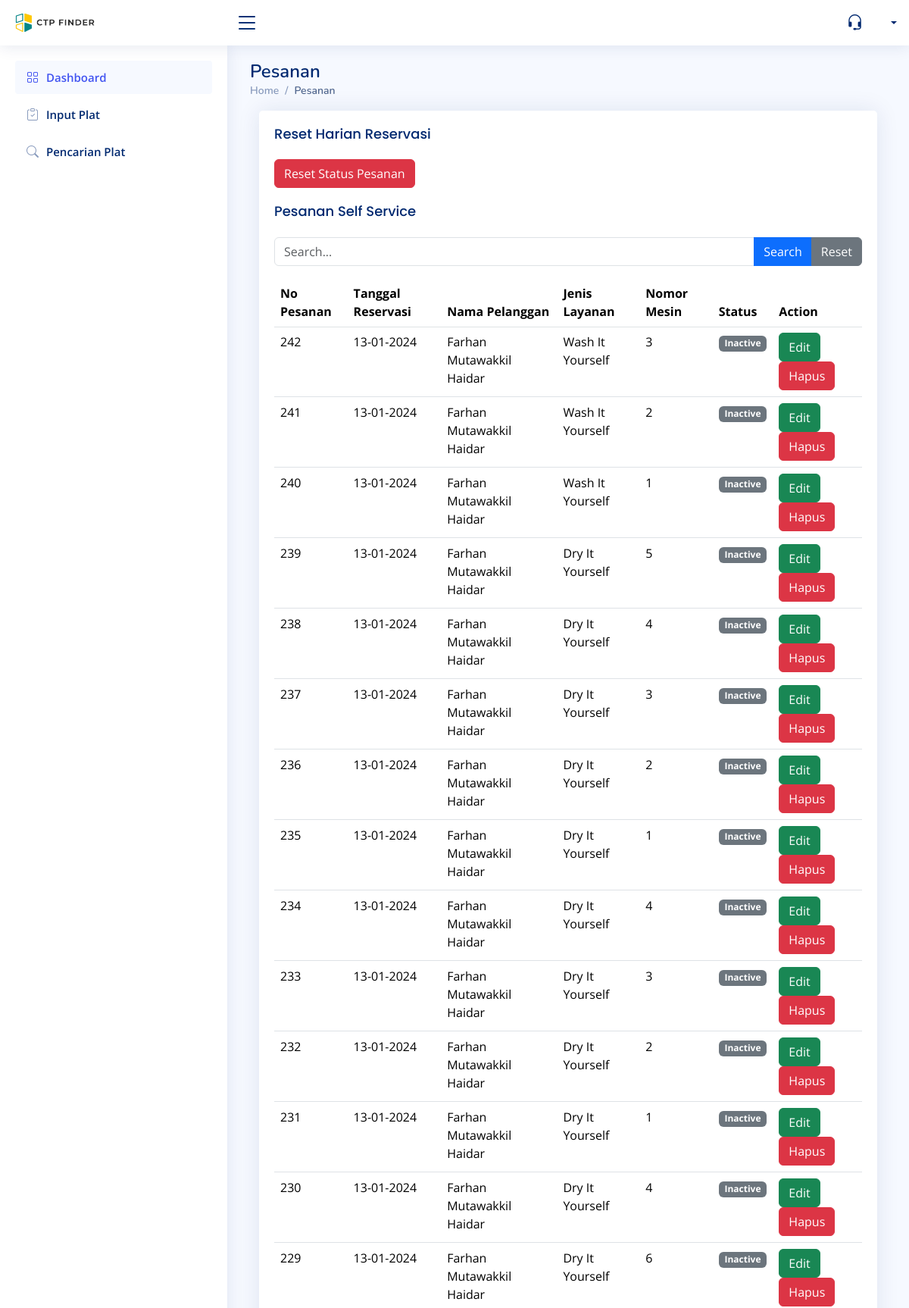
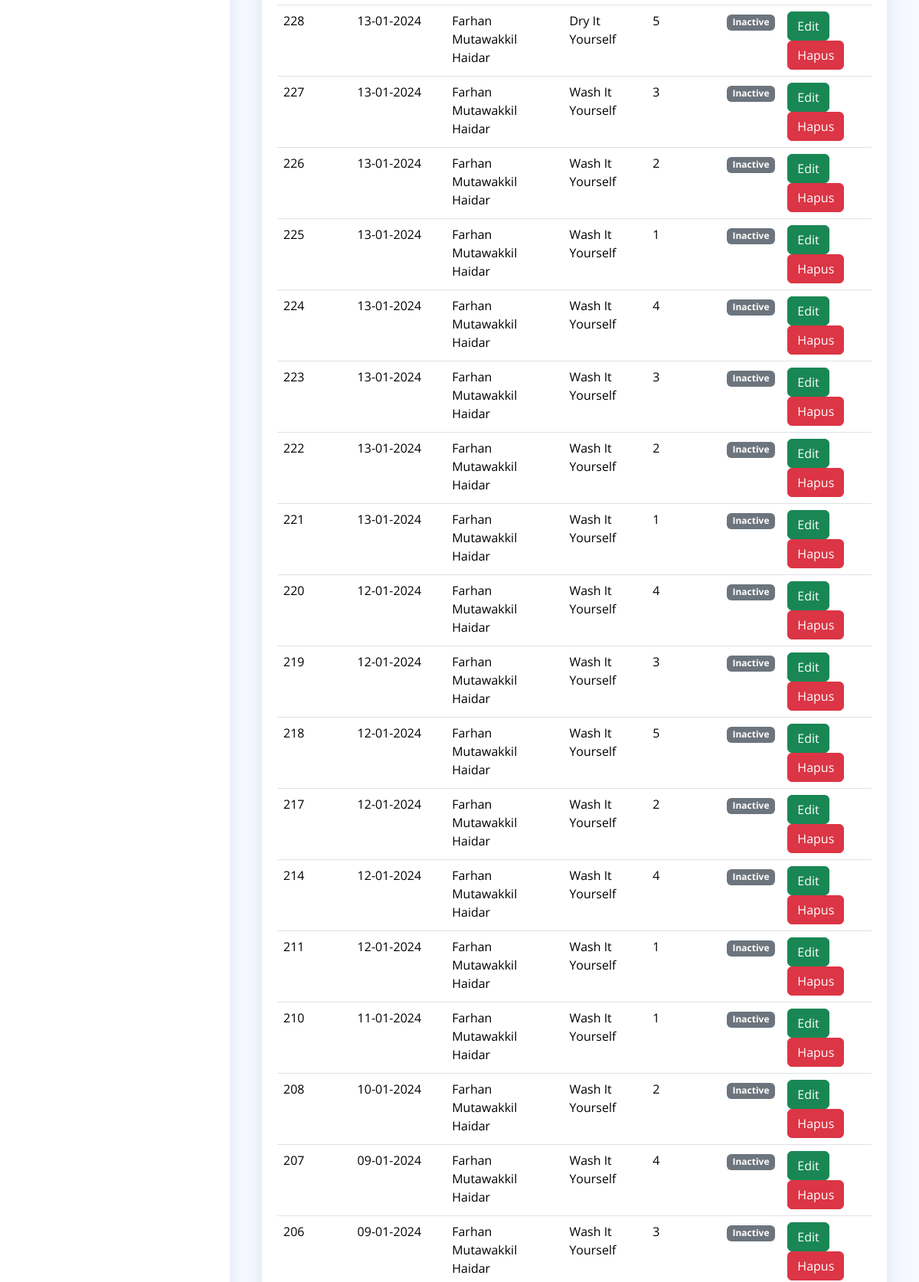
/dashboard-admin/pages/content/pesanan/pesanan-ss.php (upper part), run on the app's committed database (2 pictures, top to bottom).
### tables this page shows
CREATE TABLE `tbl_reservasi_ss` (
  `id_tbl_r` int(11) NOT NULL,
  `jam` varchar(10) NOT NULL,
  `id_user` int(11) NOT NULL,
  `jenis_layanan` enum('Wash It Yourself','Dry It Yourself') NOT NULL,
  `nomor_antrian` int(4) NOT NULL,
  `tanggal_pesanan` datetime NOT NULL DEFAULT current_timestamp(),
  `status_pesanan` enum('Active','Inactive') NOT NULL
);

CREATE TABLE `tbl_users` (
  `id_user` int(11) NOT NULL,
  `name` varchar(50) NOT NULL,
  `email` varchar(255) NOT NULL,
  `no_whatsapp` varchar(15) DEFAULT NULL,
  `role` enum('admin','user') NOT NULL DEFAULT 'user',
  `password` varchar(255) NOT NULL,
  `created_at` timestamp NOT NULL DEFAULT current_timestamp(),
  `update_at` timestamp NULL DEFAULT NULL,
  `alamat` varchar(150) DEFAULT NULL
);

### dashboard-admin/pages/content/pesanan/pesanan-ss.php (the view, shortened to what this page needs)
<?php
  include '../../../../config/db.php';
?>
<link rel="stylesheet" href="https://cdn.jsdelivr.net/npm/sweetalert2@11">
    <main id="main" class="main">
      <div class="pagetitle">
        <h1>Pesanan</h1>
        <nav>
          <ol class="breadcrumb">
            <li class="breadcrumb-item"><a href="../dashboard/Dashboard.php">Home</a></li>
            <li class="breadcrumb-item active">Pesanan</li>
          </ol>
        </nav>
      </div>
      <section class="section">
        <div class="container-fluid">
          <div class="row">
            <div class="col-lg-12">
              <div class="card">
                <div class="card-body">
                <h5 class="card-title">Reset Harian Reservasi</h5>
                <button class="btn btn-danger" id="resetButton">Reset Status Pesanan</button>
                <h5 class="card-title">Pesanan Self Service</h5>
                <div class="search-bar mb-3">
                    <form method="GET" action="">
                    <div class="input-group">
                        <input class="form-control" type="text" name="search" placeholder="Search...">
                        <button class="btn btn-primary" type="submit">Search</button>
                        <button class="btn btn-secondary" type="button" onclick="resetForm()">Reset</button>
                    </div>
                    </form>
                </div>
                  <table class="table datatable">
                    <thead>
                      <tr>
                        <th scope="col">No Pesanan</th>
                        <th scope="col">Tanggal Reservasi</th>
                        <th scope="col">Nama Pelanggan</th>
                        <th scope="col">Jenis Layanan</th>
                        <th scope="col">Nomor Mesin</th>
                        <th scope="col">Status</th>
                        <th scope="col">Action</th>
                      </tr>
                    </thead>
                    <tbody>
                      <tr>
                      <?php
                      if (isset($_GET['search'])) {
                        $search = mysqli_real_escape_string($db_connect, $_GET['search']);
                        $query = mysqli_query($db_connect, "SELECT tbl_reservasi_ss.*, tbl_users.*
                                                          FROM tbl_reservasi_ss
                                                          JOIN tbl_users ON tbl_reservasi_ss.id_user = tbl_users.id_user
                                                          WHERE tbl_reservasi_ss.id_tbl_r LIKE '%$search%'
                                                             OR tbl_reservasi_ss.tanggal_pesanan LIKE '%$search%'
                                                             OR tbl_users.name LIKE '%$search%'
                                                             OR tbl_reservasi_ss.jam LIKE '%$search%'
                                                             OR tbl_reservasi_ss.nomor_antrian LIKE '%$search%'
                                                             OR tbl_reservasi_ss.status_pesanan LIKE '%$search%'
                                                          ORDER BY tbl_reservasi_ss.id_tbl_r DESC
                                                        ");
                    } else {
                        $query = mysqli_query($db_connect, "SELECT tbl_reservasi_ss.*, tbl_users.*
                                                              FROM tbl_reservasi_ss
                                                              JOIN tbl_users ON tbl_reservasi_ss.id_user = tbl_users.id_user
                                                              ORDER BY id_tbl_r DESC
                                                        ");
                    }
                      while ($row = mysqli_fetch_assoc($query)) {
                          $tanggal_pesanan = date('d-m-Y', strtotime($row['tanggal_pesanan']));
                          echo '<tr>';
                          echo '<td>' . $row['id_tbl_r'] .  '</td>';
                          echo '<td>' . $tanggal_pesanan . '</td>';
                          echo '<td>' . $row['name'] . '</td>';
                          echo '<td>' . $row['jenis_layanan'] . '</td>';
                          echo '<td>' . $row['nomor_antrian'] . '</td>';
                          $status = $row['status_pesanan'];
                          switch ($status) {
                              case 'Inactive':
                                  echo '<td><span class="badge bg-secondary">' . $status . '</span></td>';
                                  break;
                          }
                          echo '<td>
                                  <a class="btn btn-success" href="edit-ss.php?id=' . $row["id_tbl_r"] . '">Edit</a>
                                  <button class="btn btn-danger" onclick="confirmDeleteSecond(' . $row["id_tbl_r"] . ')">Hapus</button>
                                </td>';
                          echo '</tr>';
                      }
                      ?>
                      </tr>
                    </tbody>
                  </table>
                </div>
              </div>
            </div>
          </div>
        </div>
      </section>
    </main>

### dashboard-admin/assets/css/style.css (style rules this page uses)
:root { scroll-behavior: smooth; }
body { font-family: "Open Sans", sans-serif; background: #f6f9ff; color: #444444; }
a { color: #4154f1; text-decoration: none; }
h1, h2, h3, h4, h5, h6 { font-family: "Nunito", sans-serif; }
#main { margin-top: 60px; padding: 20px 30px; transition: all 0.3s; }
.pagetitle { margin-bottom: 10px; }
.pagetitle h1 { font-size: 24px; margin-bottom: 0; font-weight: 600; color: #012970; }
.card { margin-bottom: 30px; border: none; border-radius: 5px; box-shadow: 0px 0 30px rgba(1, 41, 112, 0.1); }
.card-title { padding: 20px 0 15px 0; font-size: 18px; font-weight: 500; color: #012970; font-family: "Poppins", sans-serif; }
.card-body { padding: 0 20px 20px 20px; }
.breadcrumb { font-size: 14px; font-family: "Nunito", sans-serif; color: #899bbd; font-weight: 600; }
.breadcrumb a { color: #899bbd; transition: 0.3s; }
.breadcrumb .breadcrumb-item::before { color: #899bbd; }
.breadcrumb .active { color: #51678f; font-weight: 600; }
@media (min-width: 1200px) { #main, #footer { margin-left: 300px; } }

### data on the page
tbl_reservasi_ss: id_tbl_r "242", tanggal_pesanan "13-01-2024", id_user.name "Farhan Mutawakkil Haidar", jenis_layanan "Wash It Yourself", nomor_antrian "3", status_pesanan "Inactive"
tbl_reservasi_ss: id_tbl_r "241", tanggal_pesanan "13-01-2024", id_user.name "Farhan Mutawakkil Haidar", jenis_layanan "Wash It Yourself", nomor_antrian "2", status_pesanan "Inactive"
tbl_reservasi_ss: id_tbl_r "240", tanggal_pesanan "13-01-2024", id_user.name "Farhan Mutawakkil Haidar", jenis_layanan "Wash It Yourself", nomor_antrian "1", status_pesanan "Inactive"
tbl_reservasi_ss: id_tbl_r "239", tanggal_pesanan "13-01-2024", id_user.name "Farhan Mutawakkil Haidar", jenis_layanan "Dry It Yourself", nomor_antrian "5", status_pesanan "Inactive"
tbl_reservasi_ss: id_tbl_r "238", tanggal_pesanan "13-01-2024", id_user.name "Farhan Mutawakkil Haidar", jenis_layanan "Dry It Yourself", nomor_antrian "4", status_pesanan "Inactive"
tbl_reservasi_ss: id_tbl_r "237", tanggal_pesanan "13-01-2024", id_user.name "Farhan Mutawakkil Haidar", jenis_layanan "Dry It Yourself", nomor_antrian "3", status_pesanan "Inactive"
tbl_reservasi_ss: id_tbl_r "236", tanggal_pesanan "13-01-2024", id_user.name "Farhan Mutawakkil Haidar", jenis_layanan "Dry It Yourself", nomor_antrian "2", status_pesanan "Inactive"
tbl_reservasi_ss: id_tbl_r "235", tanggal_pesanan "13-01-2024", id_user.name "Farhan Mutawakkil Haidar", jenis_layanan "Dry It Yourself", nomor_antrian "1", status_pesanan "Inactive"
tbl_reservasi_ss: id_tbl_r "234", tanggal_pesanan "13-01-2024", id_user.name "Farhan Mutawakkil Haidar", jenis_layanan "Dry It Yourself", nomor_antrian "4", status_pesanan "Inactive"
tbl_reservasi_ss: id_tbl_r "233", tanggal_pesanan "13-01-2024", id_user.name "Farhan Mutawakkil Haidar", jenis_layanan "Dry It Yourself", nomor_antrian "3", status_pesanan "Inactive"
tbl_reservasi_ss: id_tbl_r "232", tanggal_pesanan "13-01-2024", id_user.name "Farhan Mutawakkil Haidar", jenis_layanan "Dry It Yourself", nomor_antrian "2", status_pesanan "Inactive"
tbl_reservasi_ss: id_tbl_r "231", tanggal_pesanan "13-01-2024", id_user.name "Farhan Mutawakkil Haidar", jenis_layanan "Dry It Yourself", nomor_antrian "1", status_pesanan "Inactive"
tbl_reservasi_ss: id_tbl_r "230", tanggal_pesanan "13-01-2024", id_user.name "Farhan Mutawakkil Haidar", jenis_layanan "Dry It Yourself", nomor_antrian "4", status_pesanan "Inactive"
tbl_reservasi_ss: id_tbl_r "229", tanggal_pesanan "13-01-2024", id_user.name "Farhan Mutawakkil Haidar", jenis_layanan "Dry It Yourself", nomor_antrian "6", status_pesanan "Inactive"
tbl_reservasi_ss: id_tbl_r "228", tanggal_pesanan "13-01-2024", id_user.name "Farhan Mutawakkil Haidar", jenis_layanan "Dry It Yourself", nomor_antrian "5", status_pesanan "Inactive"
tbl_reservasi_ss: id_tbl_r "227", tanggal_pesanan "13-01-2024", id_user.name "Farhan Mutawakkil Haidar", jenis_layanan "Wash It Yourself", nomor_antrian "3", status_pesanan "Inactive"
tbl_reservasi_ss: id_tbl_r "226", tanggal_pesanan "13-01-2024", id_user.name "Farhan Mutawakkil Haidar", jenis_layanan "Wash It Yourself", nomor_antrian "2", status_pesanan "Inactive"
tbl_reservasi_ss: id_tbl_r "225", tanggal_pesanan "13-01-2024", id_user.name "Farhan Mutawakkil Haidar", jenis_layanan "Wash It Yourself", nomor_antrian "1", status_pesanan "Inactive"
tbl_reservasi_ss: id_tbl_r "224", tanggal_pesanan "13-01-2024", id_user.name "Farhan Mutawakkil Haidar", jenis_layanan "Wash It Yourself", nomor_antrian "4", status_pesanan "Inactive"
tbl_reservasi_ss: id_tbl_r "223", tanggal_pesanan "13-01-2024", id_user.name "Farhan Mutawakkil Haidar", jenis_layanan "Wash It Yourself", nomor_antrian "3", status_pesanan "Inactive"
tbl_reservasi_ss: id_tbl_r "222", tanggal_pesanan "13-01-2024", id_user.name "Farhan Mutawakkil Haidar", jenis_layanan "Wash It Yourself", nomor_antrian "2", status_pesanan "Inactive"
tbl_reservasi_ss: id_tbl_r "221", tanggal_pesanan "13-01-2024", id_user.name "Farhan Mutawakkil Haidar", jenis_layanan "Wash It Yourself", nomor_antrian "1", status_pesanan "Inactive"
tbl_reservasi_ss: id_tbl_r "220", tanggal_pesanan "12-01-2024", id_user.name "Farhan Mutawakkil Haidar", jenis_layanan "Wash It Yourself", nomor_antrian "4", status_pesanan "Inactive"
tbl_reservasi_ss: id_tbl_r "219", tanggal_pesanan "12-01-2024", id_user.name "Farhan Mutawakkil Haidar", jenis_layanan "Wash It Yourself", nomor_antrian "3", status_pesanan "Inactive"
tbl_reservasi_ss: id_tbl_r "218", tanggal_pesanan "12-01-2024", id_user.name "Farhan Mutawakkil Haidar", jenis_layanan "Wash It Yourself", nomor_antrian "5", status_pesanan "Inactive"
tbl_reservasi_ss: id_tbl_r "217", tanggal_pesanan "12-01-2024", id_user.name "Farhan Mutawakkil Haidar", jenis_layanan "Wash It Yourself", nomor_antrian "2", status_pesanan "Inactive"
tbl_reservasi_ss: id_tbl_r "214", tanggal_pesanan "12-01-2024", id_user.name "Farhan Mutawakkil Haidar", jenis_layanan "Wash It Yourself", nomor_antrian "4", status_pesanan "Inactive"
tbl_reservasi_ss: id_tbl_r "211", tanggal_pesanan "12-01-2024", id_user.name "Farhan Mutawakkil Haidar", jenis_layanan "Wash It Yourself", nomor_antrian "1", status_pesanan "Inactive"
tbl_reservasi_ss: id_tbl_r "210", tanggal_pesanan "11-01-2024", id_user.name "Farhan Mutawakkil Haidar", jenis_layanan "Wash It Yourself", nomor_antrian "1", status_pesanan "Inactive"
tbl_reservasi_ss: id_tbl_r "208", tanggal_pesanan "10-01-2024", id_user.name "Farhan Mutawakkil Haidar", jenis_layanan "Wash It Yourself", nomor_antrian "2", status_pesanan "Inactive"
tbl_reservasi_ss: id_tbl_r "207", tanggal_pesanan "09-01-2024", id_user.name "Farhan Mutawakkil Haidar", jenis_layanan "Wash It Yourself", nomor_antrian "4", status_pesanan "Inactive"
tbl_reservasi_ss: id_tbl_r "206", tanggal_pesanan "09-01-2024", id_user.name "Farhan Mutawakkil Haidar", jenis_layanan "Wash It Yourself", nomor_antrian "3", status_pesanan "Inactive"
